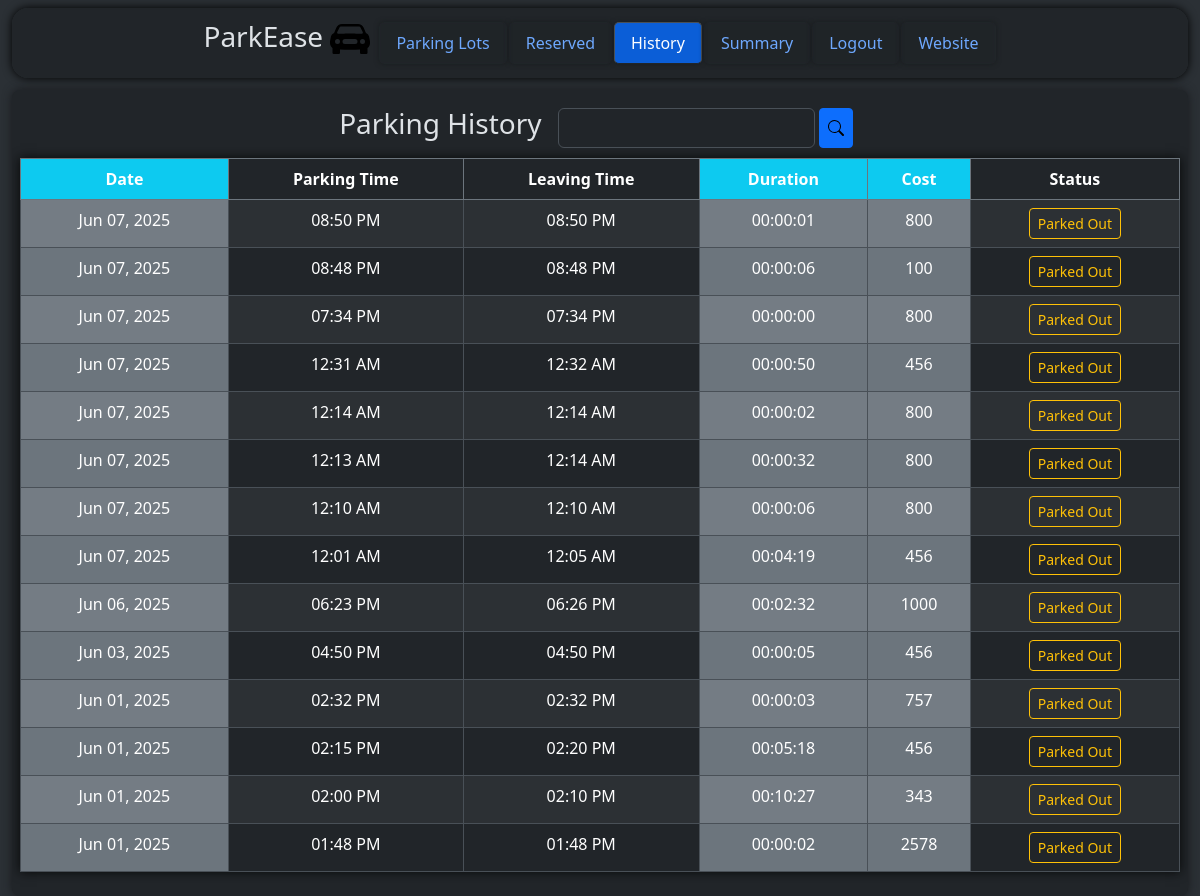
/user/dashboard/history (signed in), run on an earlier commit of the app's database.
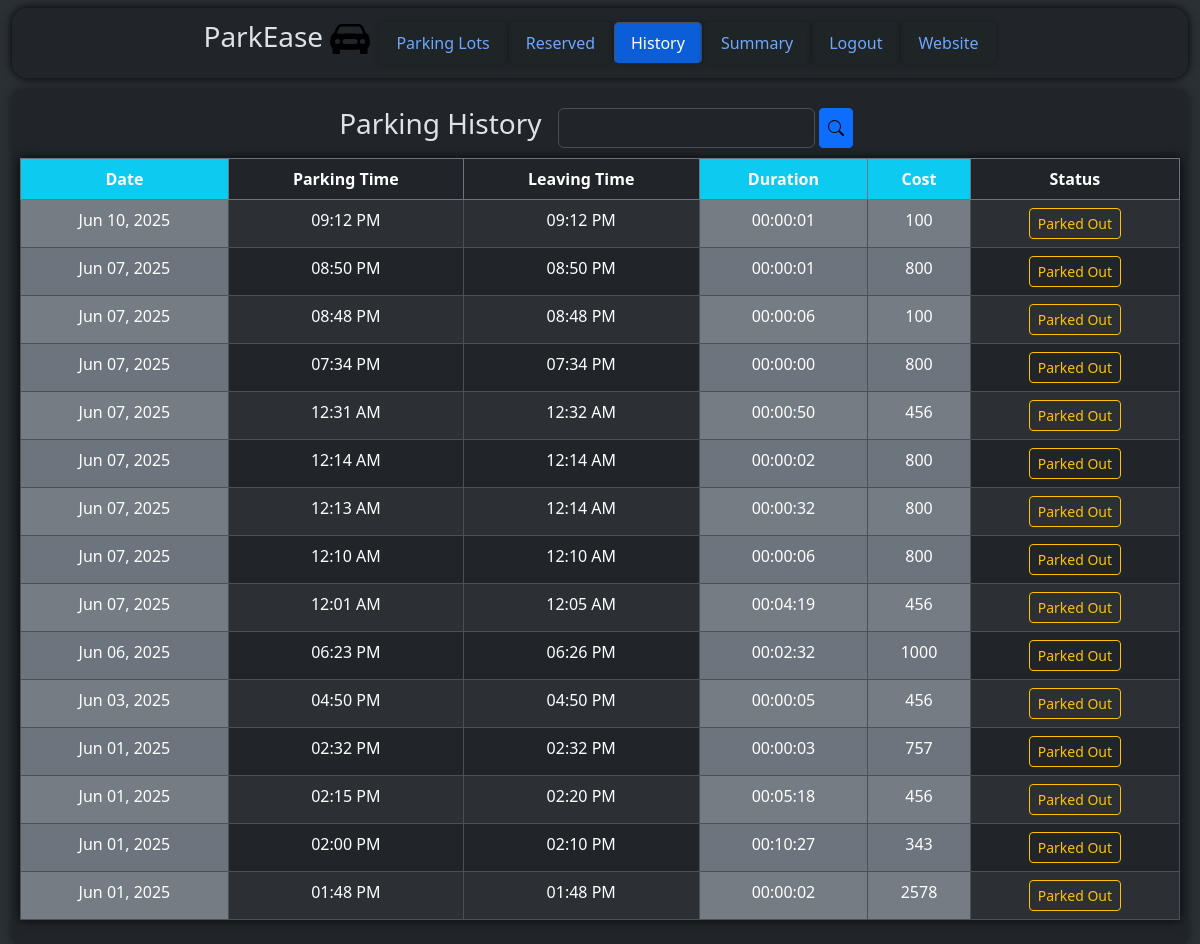
And on a later commit of the database.
### models/parkingInfo.py (models this page shows, shortened)
class ReservedParkingSpot(db.Model) :
    __tablename__ = "reservedparkingspot"
    id = db.Column(db.Integer, primary_key = True, autoincrement = True)
    parkingSpotId = db.Column(db.Integer, db.ForeignKey("parkingspot.id"))
    userId = db.Column(db.Integer, db.ForeignKey("user.id"))
    parkingTimestamp = db.Column(db.DateTime)
    leavingTimestamp = db.Column(db.DateTime)
    totalCost = db.Column(db.Integer)
    vehicleNumber = db.Column(db.String)

### controllers/userDashboard.py (the view)
@userbp.route("/dashboard/history", methods = ["GET"])
def history() :
    return render_template("user/reservedSpotHistory.html", reservedParkingSpots = viewAllReservedParkingSpots())

### controllers/userDashboard.py (called while the page is built)
@userbp.before_request
def restrict() :
    if session.get("type") != "user" :
        return redirect(url_for("general.signIn"))

def viewAllReservedParkingSpots() :
    return db.session.execute(db.select(ReservedParkingSpot).filter_by(userId = session["id"]).order_by(nulls_first(desc(ReservedParkingSpot.parkingTimestamp)))).scalars().all()

### models/userInfo.py (called while the page is built)
    def __str__(self) :
        return "{} {} {} {} {} {} {}".format(self.id, self.streetName.lower(), self.locality.lower(), self.subLocality.lower(), self.city.lower(), self.state.lower(), self.pinCode)

### templates/user/reservedSpotHistory.html (shortened to what the changed rows need)
<!DOCTYPE html>
<html class = "h-100" data-bs-theme = "dark">
    <head>
        <link rel = "stylesheet" href = "/static/bootstrap/css/bootstrap.min.css"/>
        <link rel = "stylesheet" href = "/static/css/style.css"/>
    </head>
    <body class = "h-100">
        <div class = "container-fluid bg-body-tertiary min-vh-100">
            <div class = "rounded-3 container-fluid bg-body p-2 overflow-auto" style = "height: 80%; width: 100%; margin-top: 90px; box-shadow: 0 0 10px rgb(24, 26, 29);">
                <div>
                    <form action = "/user/dashboard/searchResults" method = "POST">
                    <table class = "table table-striped table-bordered table-hover text-center" style = "box-shadow: 0 0 10px rgb(7, 8, 8)">
                        <thead class = "border-secondary">
                            <tr>
                                <th class = "bg-info">
                                    Date
                                </th>
                                <th>
                                    Parking Time
                                </th>
                                <th>
                                    Leaving Time
                                </th>
                                <th class = "bg-info">
                                    Duration
                                </th>
                                <th class = "bg-info">
                                    Cost
                                </th>
                                <th>
                                    Status
                                </th>
                            </tr>
                        </thead>
                        <tbody>
                            {% for reservedParkingSpot in reservedParkingSpots %}
                                <tr>
                                    {% if reservedParkingSpot.parkingTimestamp is none %}
                                        {% set a = 1 %}
                                        <td class = "bg-secondary">
                                            -
                                        </td>
                                        <td>
                                            -
                                        </td>
                                    {% else %}
                                        <td class = "bg-secondary">
                                            {{ reservedParkingSpot.parkingTimestamp.strftime("%b %d, %Y") }}
                                        </td>
                                        <td>
                                            {{ reservedParkingSpot.parkingTimestamp.strftime("%I:%M %p") }}
                                        </td>
                                    {% endif %}
                                    {% if reservedParkingSpot.leavingTimestamp is none %}
                                        {% set b = 1 %}
                                        <td>
                                            -
                                        </td>
                                        <td class = "bg-secondary">
                                            -
                                        </td>
                                        <td class = "bg-secondary">
                                            -
                                        </td>
                                    {% else %}
                                        <td>
                                            {{ reservedParkingSpot.leavingTimestamp.strftime("%I:%M %p") }}
                                        </td>
                                        <td class = "bg-secondary">
                                            {% set dur = (reservedParkingSpot.leavingTimestamp - reservedParkingSpot.parkingTimestamp).total_seconds() | int %}
                                            {{ "%02d" | format(dur // 3600) }}:{{ "%02d" | format((dur % 3600) // 60) }}:{{ "%02d" | format(dur % 60) }}
                                        </td>
                                        <td class = "bg-secondary">
                                            {{ reservedParkingSpot.totalCost }}
                                        </td>
                                    {% endif %}
                                    {% if a == 1 %}
                                        <td>
                                            <a class = "btn btn-outline-danger btn-sm" href = "/user/dashboard/reserved">
                                                Reserved
                                            </a>
                                        </td>
                                    {% elif b == 1 %}
                                        <td>
                                            <a class = "btn btn-outline-success btn-sm" href = "/user/dashboard/reserved">
                                                Occupied
                                            </a>
                                        </td>
                                    {% else %}
                                        <td>
                                            <button type = "submit" class = "btn btn-outline-warning btn-sm" name = "searchValue" value = "{% if reservedParkingSpot.parkingSpot is not none %}{{reservedParkingSpot.parkingSpot.parkingLot.address}}{% else %} - {% endif %}">
                                                Parked Out
                                            </button>
                                        </td>
                                    {% endif %}
                                </tr>
                            {% endfor %}
                        </tbody>
                    </table>
                    </form>
                </div>
            </div>
        </div>
    </body>
</html>

What changed in the data, as far as the page shows it:
added ReservedParkingSpot: parkingTimestamp "Jun 10, 2025", parkingTimestamp "09:12 PM", leavingTimestamp "09:12 PM", dur "00", value "00", dur "01", totalCost "100"
